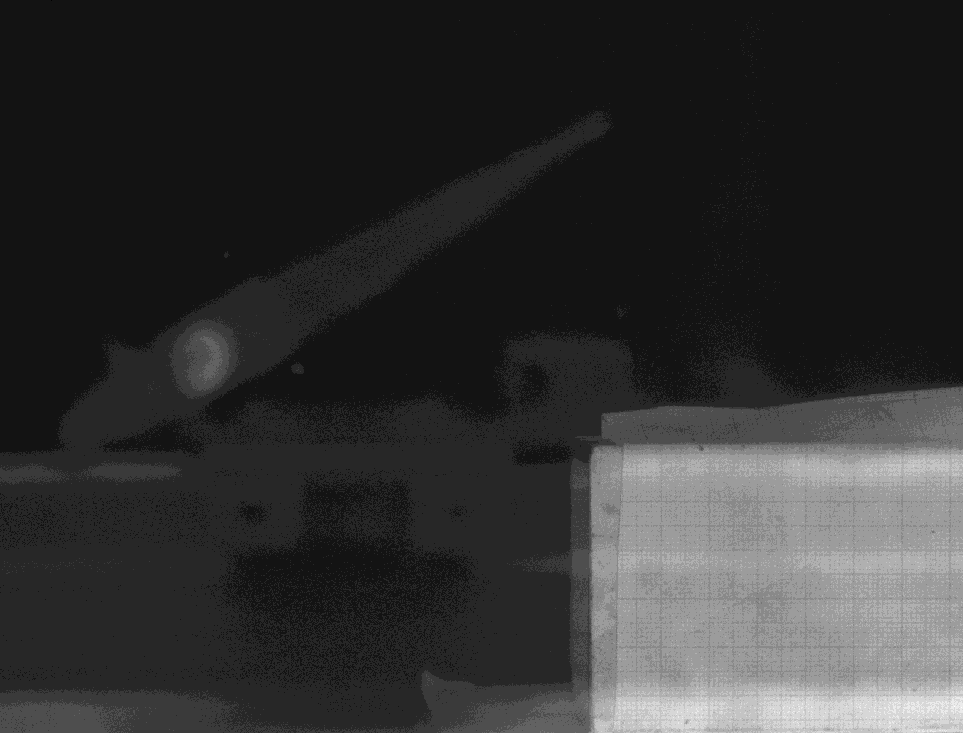
#> input picture PIV_DATA/calibration/calibration.tif, 963 x 733 px, shrunk from 1624 x 1236 before the run, found by its file name; the run also reads 1 picture not shown here
$ jupyter execute --allow-errors PIV.ipynb
#> lines starting #> are read from the running program, lines starting #| are printed output that depends on the picture; after the words box and inside, x2 and y2 are one past the last pixel; in counts of white or black regions, pixels touching at a corner belong together
# Proyecto Final: Particle Image Velocimetry
## Por Didier Muñoz Díaz

[cell 1]
from PIL import Image
import numpy as np
from matplotlib import pyplot
from numba import jit
import tqdm

#### Iniciamos cargando desde el disco dos imágenes

[cell 2]
# [6 lines left out: function load_image, not called in this run]

[cell 3]
#img1 = load_image("imgs/img1.png")
#img2 = load_image("imgs/img2.png")
calibration = pyplot.imread("./PIV_DATA/calibration/calibration.tif")
#> calibration is the input picture: shape (733, 963) uint16; min 233, max 3349, mean 781.7
imgs = pyplot.imread("./PIV_DATA/15deg/B00001.tif")
print(imgs.shape)
#| (733, 963)
img1 = (imgs[:imgs.shape[0]//2,:])/imgs.max()
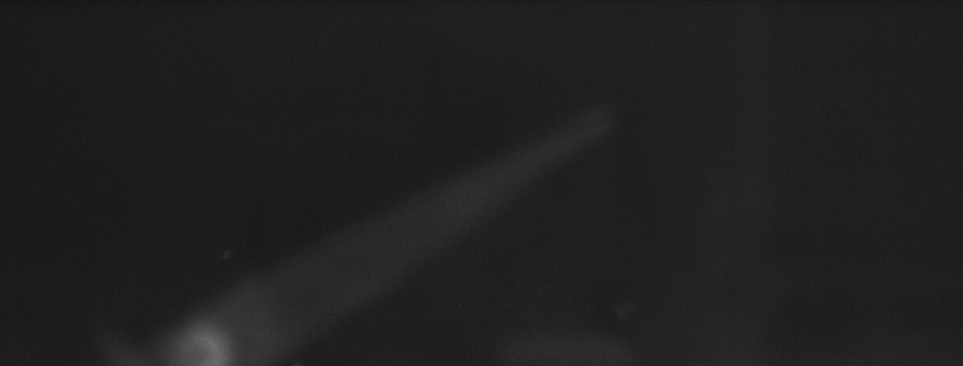
#> img1: shape (366, 963) float64; min 0.0696, max 0.444, mean 0.128
img2 = (imgs[imgs.shape[0]//2:,:])/imgs.max()
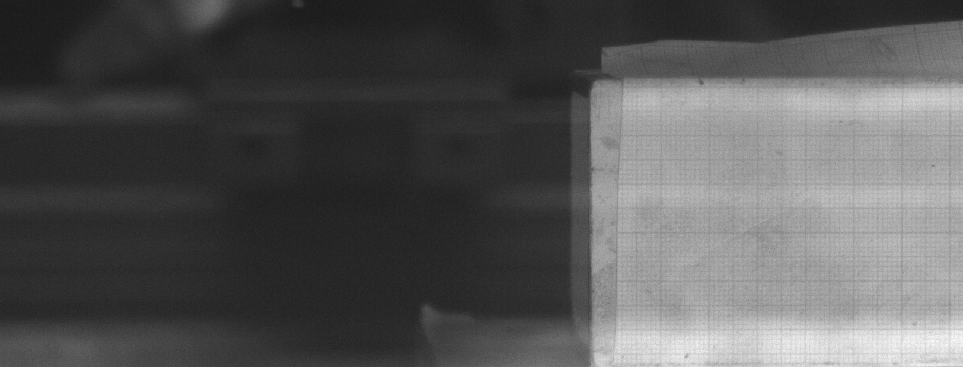
#> img2: shape (367, 963) float64; min 0.0896, max 1, mean 0.339


img1 -= int(np.mean(img1))
img2 -= int(np.mean(img2))
# img2 = img2-img1

fig=pyplot.figure(figsize=(8, 8))
fig.add_subplot(1, 2, 1)
pyplot.imshow(img1, aspect='equal')
fig.add_subplot(1, 2, 2)
pyplot.imshow(img2, aspect='equal')
# pyplot.colorbar()
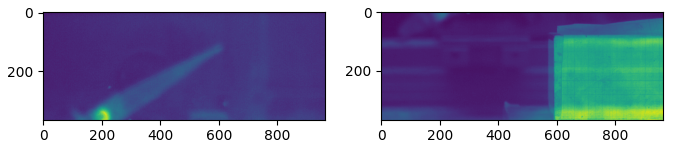
#> figure drawn by matplotlib, 2 panels

#### Posteriormente necesitamos dividir las dos imágenes en zonas de interrogación

[cell 4]
# @jit
def split_image(img, zones_w, zones_h):
#> called with zones_w = 20, zones_h = 20
    v_split_points = np.arange(start=0, stop=len(img), step=zones_h)
#> v_split_points = 19 values from 0 to 360
    v_pieces = np.vsplit(img, v_split_points[1:])
#> v_pieces = 19 items
    h_split_points = np.arange(start=0, stop=len(img[0]), step=zones_w)
#> h_split_points = 49 values from 0 to 960
    pieces = list()
    for r in v_pieces:
        pieces_row = np.hsplit(r, h_split_points[1:])
        pieces = pieces + pieces_row
#> this loop made 19 passes
    return pieces, len(v_pieces), len(pieces_row)

# @jit
# [11 lines left out: function plot_pieces, not called in this run]

[cell 5]
int_zones_w = 20 #22
int_zones_h = 20 #22
img1_int_zones, p_rows, p_cols = split_image(img1, int_zones_w, int_zones_h)
#> img1_int_zones = 931 items; p_rows = 19; p_cols = 49
img2_int_zones, p_rows, p_cols = split_image(img2, int_zones_w, int_zones_h)
#> the loop in split_image (call 2), `for r in v_pieces:` made 19 passes
#> img2_int_zones = 931 items
# plot_pieces(img1_int_zones, p_rows, p_cols)

#### Ya con las zonas de interrogación, lo que sigue es calcular el desplazamiento promedio de las partículas en cada zona de interrogación

Primero definimos cómo calcular eficientemente la correlación cruzada de dos imágenes utilizando la transformada rápida de Fourier

[cell 6]
# @jit
def fft_correlation(zone0, zone1):
    zone0_fft = np.fft.rfft2(zone0, norm='ortho')
    zone1_fft = np.fft.rfft2(zone1, norm='ortho')
    fft_mult = np.conjugate(zone0_fft) * zone1_fft
    corr = np.fft.irfft2(fft_mult, s=zone0.shape, norm='ortho')
    corr[0][0] = 0.
    return corr

# @jit
def compute_correlation_maps(zones1, zones2):
    correlation_maps = list()
    for i in range(len(zones1)):
        corr = fft_correlation(zones1[i], zones2[i])
        correlation_maps.append(corr)
#> this loop made 883 passes
#> pass 1, in fft_correlation, `corr = np.fft.irfft2(fft_mult, s=zone0.shape, norm='ortho')`:
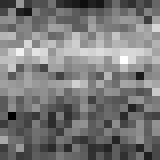
#> corr: shape (20, 20) float64 (shown 8 times larger); min 0.236, max 0.237, mean 0.237; drawn with min black and max white
#> pass 1, in compute_correlation_maps, `corr = fft_correlation(zones1[i], zones2[i])`:
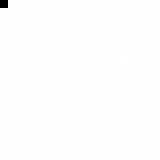
#> corr: shape (20, 20) float64 (shown 8 times larger); 0.25% of pixels changed, all inside (x1, y1, x2, y2) = (0, 0, 1, 1); drawn with min black and max white
#> pass 2, in fft_correlation (call 2), `corr = np.fft.irfft2(fft_mult, s=zone0.shape, norm='ortho')`:
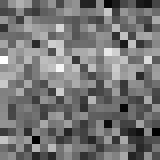
#> corr: shape (20, 20) float64 (shown 8 times larger); min 0.242, max 0.242, mean 0.242; drawn with min black and max white
#> after the loop, correlation_maps = 882 items
    return correlation_maps
